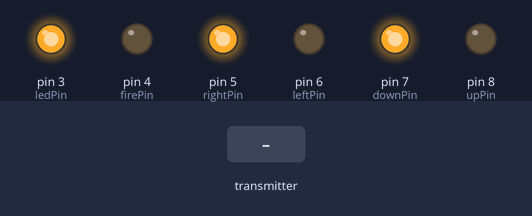
This sketch was run on a simulated Arduino Nano, built with avr-gcc and run on an emulated ATmega328P. On the bench: output pins drawn as LEDs (lit = HIGH). The test bench sets the inputs (shaded band). No radio packets arrive unless stated.

Above: at 2.2 s.
2.3 s: the transmitter starts sending potLX = 512
At 3.1 s:
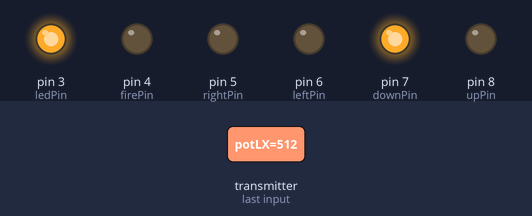
3.8 s: the transmitter starts sending potLY = 512
At 4.2 s:
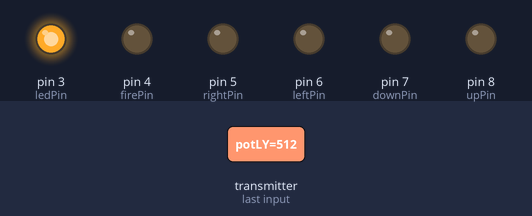
5.3 s: the transmitter starts sending potLX = 0
At 6.5 s:
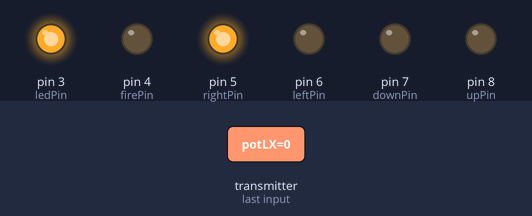
6.8 s: the transmitter starts sending potLY = 1023
At 7.6 s:
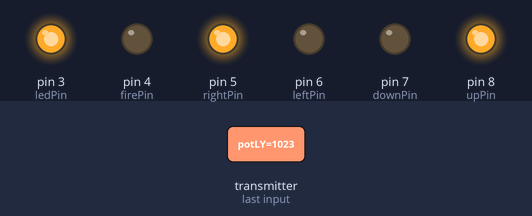
8.3 s: the transmitter starts sending potLX = 1023
At 8.8 s:
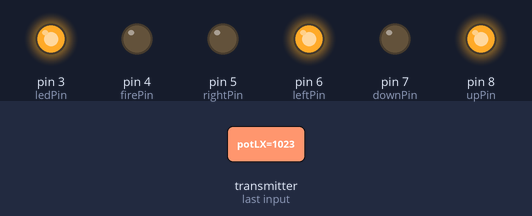
9.8 s: the transmitter starts sending potLY = 0
At 11.2 s:
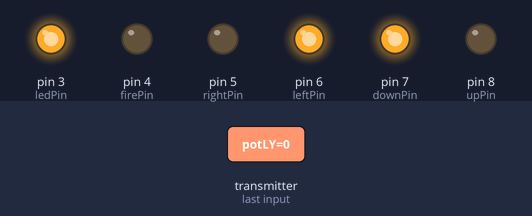
Timing chart, 0 to 12.3 s (numbered marks = the images above; inputs shaded):
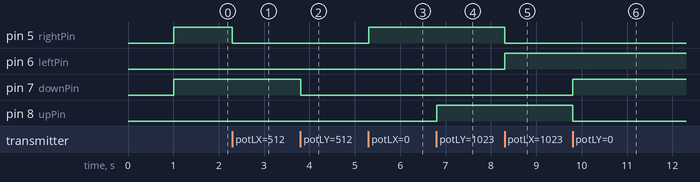

The sketch:

FunBots_RFNano_RX_Atari.ino
```cpp
/*
      Programa para Receptor de Atari - RF Nano Joystick FunBots

      Baseado nos vídeos:
        RF Nano: https://youtu.be/MDSvQfHoJ_g
        Leitura 18650: https://youtu.be/GJ3ypx0nxBY e https://youtu.be/o_71fRD2R08
        Joystick: https://youtu.be/w1wScVYknD0

      Componentes:
        - Arduino RF Nano
        - 5x Transistor 2N3904
        - 5x Resistor 56k

      Versão 1.0 - Versão inicial - 02/Ago/2023

 *    * Criado por Cleber Borges - FunBots - @cleber.funbots  *     *

      Instagram: https://www.instagram.com/cleber.funbots/
      Facebook: https://www.facebook.com/cleber.funbots
      YouTube: https://www.youtube.com/channel/UCKs2l5weIqgJQxiLj0A6Atw
      Telegram: https://t.me/cleberfunbots

*/

#include <SPI.h>
#include <nRF24L01.h>
#include <RF24.h>

uint64_t address[6] = {0x7878787878LL,
                       0xB3B4B5B6F1LL,
                       0xB3B4B5B6CDLL,
                       0xB3B4B5B6A3LL,
                       0xB3B4B5B60FLL,
                       0xB3B4B5B605LL
                      };

RF24 radio(10, 9);

struct joystick {
  int potLX;
  int potLY;
  int potRX;
  int potRY;
  byte buttons;
  char message[7];
};

joystick joystickData;
joystick payload;

bool SW1 = false;
bool SW2 = false;
bool SW3 = false;
bool SW4 = false;
bool SW5 = false;
bool SW6 = false;
bool SW7 = false;


int ledPin = 3;
int upPin = 8;
int downPin = 7;
int rightPin = 5;
int leftPin = 6;
int firePin = 4;

void setup() {

  pinMode (ledPin, OUTPUT);
  pinMode (upPin, OUTPUT);
  pinMode (downPin, OUTPUT);
  pinMode (leftPin, OUTPUT);
  pinMode (rightPin, OUTPUT);
  pinMode (firePin, OUTPUT);

  //Serial.begin(115200);
  //Serial.println("");
  //Serial.println("Iniciando RX");

  delay(1000);

  while (!radio.begin()) {
    //Serial.println(F("Radio não responde!!"));
    digitalWrite(ledPin, HIGH);
    delay (1000); // preso em loop
    radio.begin();
    digitalWrite(ledPin, LOW);
  }

  memcpy(payload.message, "ATARI", 6);

  radio.enableDynamicPayloads();
  radio.enableAckPayload();
  radio.setPALevel(RF24_PA_LOW);
  radio.openReadingPipe(1, address[3]);
  radio.startListening();

  digitalWrite(ledPin, HIGH);

}

void loop() {

  if (radio.available()) {
    radio.read(&joystickData, sizeof(joystick));
    radio.writeAckPayload(1, &payload, sizeof(payload));
  }

  SW1 = bitRead(joystickData.buttons, 1);
  SW2 = bitRead(joystickData.buttons, 2);
  SW3 = bitRead(joystickData.buttons, 3);
  SW4 = bitRead(joystickData.buttons, 4);
  SW5 = bitRead(joystickData.buttons, 5);
  SW6 = bitRead(joystickData.buttons, 6);
  SW7 = bitRead(joystickData.buttons, 7);

  digitalWrite(firePin, SW7);

  if (joystickData.potLX > 700) {
    digitalWrite(leftPin, HIGH);
  } else {
    digitalWrite(leftPin, LOW);
  }

  if (joystickData.potLX < 300) {
    digitalWrite(rightPin, HIGH);
  } else {
    digitalWrite(rightPin, LOW);
  }

  if (joystickData.potLY > 700) {
    digitalWrite(upPin, HIGH);
  } else {
    digitalWrite(upPin, LOW);
  }

  if (joystickData.potLY < 300) {
    digitalWrite(downPin, HIGH);
  } else {
    digitalWrite(downPin, LOW);
  }

}
```

Measured:
- after the input at 2.3 s, pin 5 (rightPin): HIGH → LOW at once
- after the input at 3.8 s, pin 7 (downPin): HIGH → LOW at once
- after the input at 5.3 s, pin 5 (rightPin): LOW → HIGH at once
- after the input at 6.8 s, pin 8 (upPin): LOW → HIGH at once
- after the input at 8.3 s, pin 5 (rightPin): HIGH → LOW at once; pin 6 (leftPin): LOW → HIGH at once
- after the input at 9.8 s, pin 7 (downPin): LOW → HIGH at once; pin 8 (upPin): HIGH → LOW at once
